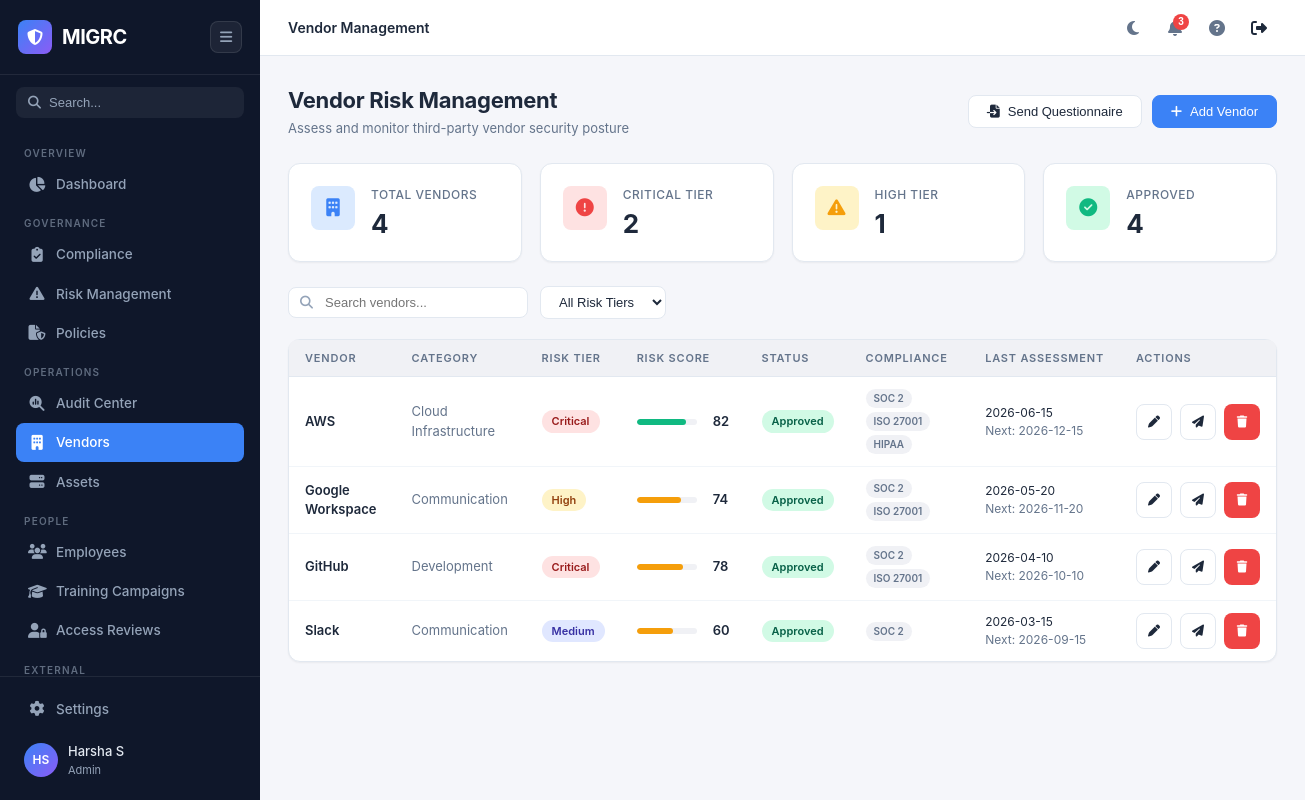
/vendors (signed in), run on the app's committed database.
### app/models.py (models this page shows, shortened)
class User(UserMixin, db.Model):
    __tablename__ = 'users'
    id = db.Column(db.Integer, primary_key=True)
    email = db.Column(db.String(120), unique=True, nullable=False, index=True)
    password_hash = db.Column(db.String(256), nullable=False)
    name = db.Column(db.String(100), nullable=False)
    role = db.Column(db.String(30), nullable=False, default='Viewer')
    is_active_user = db.Column(db.Boolean, default=True)
    created_at = db.Column(db.DateTime, default=datetime.utcnow)
    last_login = db.Column(db.DateTime)
    @property
    def is_active(self):
        return self.is_active_user

class Vendor(db.Model):
    __tablename__ = 'vendors'
    id = db.Column(db.Integer, primary_key=True)
    name = db.Column(db.String(100), nullable=False)
    category = db.Column(db.String(50))
    risk_tier = db.Column(db.String(20))
    risk_score = db.Column(db.Integer)
    status = db.Column(db.String(30), default='Under Review')
    contact_name = db.Column(db.String(100))
    contact_email = db.Column(db.String(120))
    last_assessment = db.Column(db.String(20))
    next_assessment = db.Column(db.String(20))
    compliance = db.Column(db.JSON, default=list)
    created_at = db.Column(db.DateTime, default=datetime.utcnow)
    updated_at = db.Column(db.DateTime, default=datetime.utcnow, onupdate=datetime.utcnow)
    def to_dict(self):
        return {
            'id': self.id,
            'name': self.name,
            'category': self.category,
            'risk_tier': self.risk_tier,
            'risk_score': self.risk_score,
            'status': self.status,
            'contact_name': self.contact_name,
            'contact_email': self.contact_email,
            'compliance': self.compliance or [],
        }

### app/routes/vendors.py (the view)
@vendors_bp.route('/vendors')
@login_required
def vendors():
    all_vendors = Vendor.query.all()
    return render_template('vendors.html', page='vendors', vendors=all_vendors,
        vendor_dicts=[v.to_dict() for v in all_vendors])

### templates/vendors.html (shortened to what this page needs)
{% extends "base.html" %}
{% block breadcrumb %}<span>Vendor Management</span>{% endblock %}
{% block content %}
<div class="page-header">
    <div>
        <h1>Vendor Risk Management</h1>
        <p>Assess and monitor third-party vendor security posture</p>
    </div>
    <div class="page-actions">
        <button class="btn btn-secondary"><i class="fas fa-file-import"></i> Send Questionnaire</button>
        <button class="btn btn-primary" onclick="showAddVendorModal()"><i class="fas fa-plus"></i> Add Vendor</button>
    </div>
</div>
<div class="stats-grid">
    <div class="stat-card">
        <div class="stat-icon blue"><i class="fas fa-building"></i></div>
        <div class="stat-info">
            <div class="stat-label">Total Vendors</div>
            <div class="stat-value">{{ vendors|length }}</div>
        </div>
    </div>
    <div class="stat-card">
        <div class="stat-icon red"><i class="fas fa-exclamation-circle"></i></div>
        <div class="stat-info">
            <div class="stat-label">Critical Tier</div>
            <div class="stat-value">{{ vendors|selectattr('risk_tier', 'equalto', 'Critical')|list|length }}</div>
        </div>
    </div>
    <div class="stat-card">
        <div class="stat-icon orange"><i class="fas fa-triangle-exclamation"></i></div>
        <div class="stat-info">
            <div class="stat-label">High Tier</div>
            <div class="stat-value">{{ vendors|selectattr('risk_tier', 'equalto', 'High')|list|length }}</div>
        </div>
    </div>
    <div class="stat-card">
        <div class="stat-icon green"><i class="fas fa-check-circle"></i></div>
        <div class="stat-info">
            <div class="stat-label">Approved</div>
            <div class="stat-value">{{ vendors|selectattr('status', 'equalto', 'Approved')|list|length }}</div>
        </div>
    </div>
</div>
<div class="toolbar">
    <div class="search-input-wrapper">
        <i class="fas fa-search"></i>
        <input type="text" class="filter-input" placeholder="Search vendors..." id="vendorSearch" oninput="filterVendors()">
    </div>
    <select class="filter-select" id="vendorTierFilter" onchange="filterVendors()">
        <option value="">All Risk Tiers</option>
    </select>
</div>
<div class="card">
    <div class="card-body no-padding">
        <div class="table-container">
            <table id="vendorTable">
                <thead>
                    <tr>
                        <th>Vendor</th>
                        <th>Category</th>
                        <th>Risk Tier</th>
                        <th>Risk Score</th>
                        <th>Status</th>
                        <th>Compliance</th>
                        <th>Last Assessment</th>
                        <th>Actions</th>
                    </tr>
                </thead>
                <tbody>
                    {% for v in vendors %}
                    <tr data-tier="{{ v.risk_tier }}">
                        <td>
                            <div class="font-semibold">{{ v.name }}</div>
                        </td>
                        <td class="text-muted">{{ v.category }}</td>
                        <td>
                            {% if v.risk_tier == 'Critical' %}<span class="badge badge-danger">{{ v.risk_tier }}</span>
                            {% elif v.risk_tier == 'High' %}<span class="badge badge-warning">{{ v.risk_tier }}</span>
                            {% else %}<span class="badge badge-info">{{ v.risk_tier }}</span>{% endif %}
                        </td>
                        <td>
                            <div class="flex-center gap-8">
                                <div class="risk-score-bar">
                                    <div class="risk-score-fill" style="width:{{ v.risk_score }}%;background:{% if v.risk_score >= 80 %}#10b981{% elif v.risk_score >= 60 %}#f59e0b{% else %}#ef4444{% endif %};"></div>
                                </div>
                                <span class="font-semibold">{{ v.risk_score }}</span>
                            </div>
                        </td>
                        <td>
                            {% if v.status == 'Approved' %}<span class="badge badge-success">{{ v.status }}</span>
                            {% else %}<span class="badge badge-warning">{{ v.status }}</span>{% endif %}
                        </td>
                        <td>
                            <div class="tag-list">
                                {% for c in v.compliance %}
                                <span class="tag">{{ c }}</span>
                                {% endfor %}
                            </div>
                        </td>
                        <td>
                            <div class="text-sm">{{ v.last_assessment }}</div>
                            <div class="text-sm text-muted">Next: {{ v.next_assessment }}</div>
                        </td>
                        <td>
                            <div class="flex gap-8">
                                <button class="btn btn-sm btn-secondary btn-icon" title="Edit" onclick="showEditVendorModal({{ loop.index0 }})"><i class="fas fa-pen"></i></button>
                                <button class="btn btn-sm btn-secondary btn-icon" title="Send Questionnaire" onclick="showToast('Questionnaire sent to {{ v.name }}','info')"><i class="fas fa-paper-plane"></i></button>
                                <form method="POST" action="{{ url_for('vendors.delete_vendor', vendor_id=v.id) }}" style="display:inline;" onsubmit="return confirm('Delete {{ v.name }}?');">
                                    <button type="submit" class="btn btn-sm btn-danger btn-icon" title="Delete"><i class="fas fa-trash"></i></button>
                                </form>
                            </div>
                        </td>
                    </tr>
                    {% endfor %}
                </tbody>
            </table>
        </div>
    </div>
</div>
{% endblock %}

### templates/base.html (shortened to what this page needs)
<!DOCTYPE html>
<html lang="en" data-theme="light">
<head>
    <link rel="stylesheet" href="{{ url_for('static', filename='css/style.css') }}">
    <link rel="stylesheet" href="https://cdnjs.cloudflare.com/ajax/libs/font-awesome/6.5.1/css/all.min.css">
</head>
<body>
    <aside class="sidebar" id="sidebar">
        <div class="sidebar-header">
            <div class="logo">
                <div class="logo-icon"><i class="fas fa-shield-halved"></i></div>
                <span class="logo-text">MIGRC</span>
            </div>
            <button class="sidebar-toggle" id="sidebarToggle">
                <i class="fas fa-bars"></i>
            </button>
        </div>
        <div class="sidebar-search">
            <div class="search-box">
                <i class="fas fa-search"></i>
                <input type="text" placeholder="Search..." id="sidebarSearch">
            </div>
        </div>
        <nav class="sidebar-nav">
            <div class="nav-section">
                <span class="nav-section-title">Overview</span>
                <a href="/" class="nav-item {% if page == 'dashboard' %}active{% endif %}">
                    <i class="fas fa-chart-pie"></i>
                    <span>Dashboard</span>
                </a>
            </div>
            <div class="nav-section">
                <span class="nav-section-title">Governance</span>
                <a href="/compliance" class="nav-item {% if page == 'compliance' %}active{% endif %}">
                    <i class="fas fa-clipboard-check"></i>
                    <span>Compliance</span>
                </a>
                <a href="/risks" class="nav-item {% if page == 'risks' %}active{% endif %}">
                    <i class="fas fa-exclamation-triangle"></i>
                    <span>Risk Management</span>
                </a>
                <a href="/policies" class="nav-item {% if page == 'policies' %}active{% endif %}">
                    <i class="fas fa-file-shield"></i>
                    <span>Policies</span>
                </a>
            </div>
            <div class="nav-section">
                <span class="nav-section-title">Operations</span>
                <a href="/audits" class="nav-item {% if page == 'audits' %}active{% endif %}">
                    <i class="fas fa-magnifying-glass-chart"></i>
                    <span>Audit Center</span>
                </a>
                <a href="/vendors" class="nav-item {% if page == 'vendors' %}active{% endif %}">
                    <i class="fas fa-building"></i>
                    <span>Vendors</span>
                </a>
                <a href="/assets" class="nav-item {% if page == 'assets' %}active{% endif %}">
                    <i class="fas fa-server"></i>
                    <span>Assets</span>
                </a>
            </div>
            <div class="nav-section">
                <span class="nav-section-title">People</span>
                <a href="/people/employees" class="nav-item {% if page == 'employees' %}active{% endif %}">
                    <i class="fas fa-users"></i>
                    <span>Employees</span>
                </a>
                <a href="/people/training-campaigns" class="nav-item {% if page == 'training_campaigns' %}active{% endif %}">
                    <i class="fas fa-graduation-cap"></i>
                    <span>Training Campaigns</span>
                </a>
                <a href="/people/access-reviews" class="nav-item {% if page == 'access_reviews' %}active{% endif %}">
                    <i class="fas fa-user-lock"></i>
                    <span>Access Reviews</span>
                </a>
            </div>
            <div class="nav-section">
                <span class="nav-section-title">External</span>
            </div>
        </nav>
        <div class="sidebar-footer">
            <a href="/settings" class="nav-item {% if page == 'settings' %}active{% endif %}">
                <i class="fas fa-gear"></i>
                <span>Settings</span>
            </a>
            <div class="user-profile">
                <div class="avatar">{{ current_user.name.split()[0][0] }}{{ current_user.name.split()[-1][0] if ' ' in current_user.name else '' }}</div>
                <div class="user-info">
                    <span class="user-name">{{ current_user.name }}</span>
                    <span class="user-role">{{ current_user.role }}</span>
                </div>
            </div>
        </div>
    </aside>
    <main class="main-content" id="mainContent">
        <header class="topbar">
            <div class="topbar-left">
                <div class="breadcrumb">
                    {% block breadcrumb %}{% endblock %}
                </div>
            </div>
            <div class="topbar-right">
                <button class="topbar-btn" id="themeToggle" title="Toggle theme">
                    <i class="fas fa-moon"></i>
                </button>
                <button class="topbar-btn" title="Notifications">
                    <span class="notification-badge">3</span>
                </button>
                <button class="topbar-btn" title="Help">
                    <i class="fas fa-question-circle"></i>
                </button>
                <a href="/logout" class="topbar-btn" title="Logout" style="text-decoration:none;color:inherit;">
                    <i class="fas fa-right-from-bracket"></i>
                </a>
            </div>
        </header>
        <div class="page-content">
            {% block content %}{% endblock %}
        </div>
    </main>
</body>
</html>

### data on the page
User: name "H", name "S", name "Harsha S", role "Admin"
Vendor: name "AWS", category "Cloud Infrastructure", risk_tier "Critical", risk_score "82", status "Approved", compliance "SOC 2" "ISO 27001" "HIPAA", last_assessment "2026-06-15", next_assessment "2026-12-15"
Vendor: name "Google Workspace", category "Communication", risk_tier "High", risk_score "74", status "Approved", compliance "SOC 2" "ISO 27001", last_assessment "2026-05-20", next_assessment "2026-11-20"
Vendor: name "GitHub", category "Development", risk_tier "Critical", risk_score "78", status "Approved", compliance "SOC 2" "ISO 27001", last_assessment "2026-04-10", next_assessment "2026-10-10"
Vendor: name "Slack", category "Communication", risk_tier "Medium", risk_score "60", status "Approved", compliance "SOC 2", last_assessment "2026-03-15", next_assessment "2026-09-15"

### other printed values
{{ vendors|length }} "4"
{{ vendors|selectattr('risk_tier', 'equalto', 'Critical')|list|length }} "2"
{{ vendors|selectattr('risk_tier', 'equalto', 'High')|list|length }} "1"
{{ vendors|selectattr('status', 'equalto', 'Approved')|list|length }} "4"
